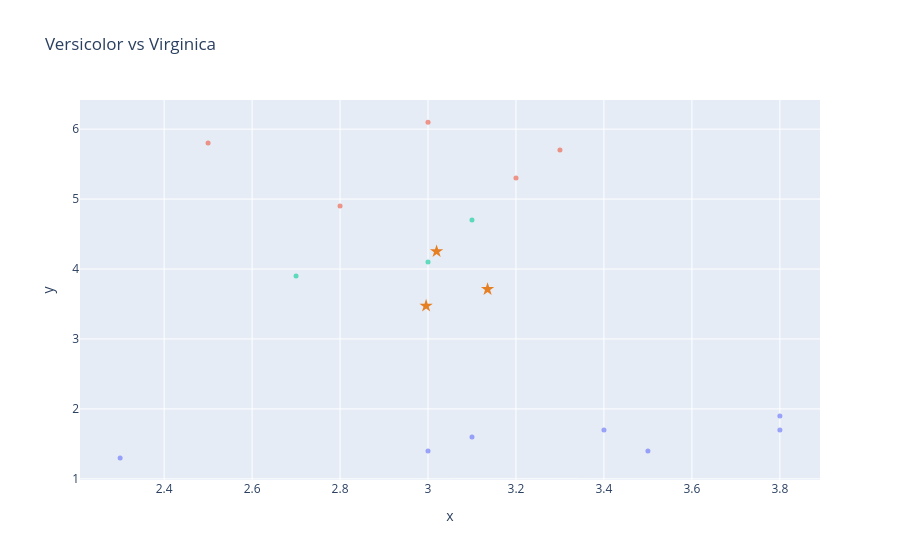

This figure's notebook cell:
### Code cell
fig = plot_dataframe(validation[:, 1:3], title='Blobs Dataset', label=y_validation)
for i, centroid in enumerate(centroids):
    fig = plot_centroid(fig, centroid[1:3], colors=["#e67e22"], marker_size=10, symbol='star', name=f'Centroid {i+1}')
fig.update_layout(showlegend=False, title='Versicolor vs Virginica')
fig.show()

### Figure 1 — Plotly figure (JSON) as saved in the notebook; plotly's stock layout.template omitted (floating-point values rounded to 4 significant figures)
{"data": [{"hovertemplate": "color=#f7dc6f<br>x=%{x}<br>y=%{y}<extra></extra>", "legendgroup": "#f7dc6f", "marker": {"color": "#636efa", "opacity": 0.6, "size": 5, "symbol": "circle"}, "mode": "markers", "name": "#f7dc6f", "orientation": "v", "showlegend": true, "type": "scatter", "x": [2.3, 3.5, 3.8, 3.4, 3.8, 3.0, 3.1], "xaxis": "x", "y": [1.3, 1.4, 1.9, 1.7, 1.7, 1.4, 1.6], "yaxis": "y"}, {"hovertemplate": "color=#f1948a<br>x=%{x}<br>y=%{y}<extra></extra>", "legendgroup": "#f1948a", "marker": {"color": "#EF553B", "opacity": 0.6, "size": 5, "symbol": "circle"}, "mode": "markers", "name": "#f1948a", "orientation": "v", "showlegend": true, "type": "scatter", "x": [3.2, 3.0, 3.3, 2.8, 2.5], "xaxis": "x", "y": [5.3, 6.1, 5.7, 4.9, 5.8], "yaxis": "y"}, {"hovertemplate": "color=#82e0aa<br>x=%{x}<br>y=%{y}<extra></extra>", "legendgroup": "#82e0aa", "marker": {"color": "#00cc96", "opacity": 0.6, "size": 5, "symbol": "circle"}, "mode": "markers", "name": "#82e0aa", "orientation": "v", "showlegend": true, "type": "scatter", "x": [2.7, 3.1, 3.0], "xaxis": "x", "y": [3.9, 4.7, 4.1], "yaxis": "y"}, {"marker": {"color": "#e67e22", "size": 10, "symbol": "star"}, "mode": "markers", "name": "Centroid 1", "type": "scatter", "x": [3.02], "y": [4.251]}, {"marker": {"color": "#e67e22", "size": 10, "symbol": "star"}, "mode": "markers", "name": "Centroid 2", "type": "scatter", "x": [2.996], "y": [3.474]}, {"marker": {"color": "#e67e22", "size": 10, "symbol": "star"}, "mode": "markers", "name": "Centroid 3", "type": "scatter", "x": [3.135], "y": [3.71]}], "layout": {"legend": {"title": {"text": "color"}, "tracegroupgap": 0}, "showlegend": false, "title": {"text": "Versicolor vs Virginica"}, "xaxis": {"anchor": "y", "domain": [0, 1], "title": {"text": "x"}}, "yaxis": {"anchor": "x", "domain": [0, 1], "title": {"text": "y"}}}}
